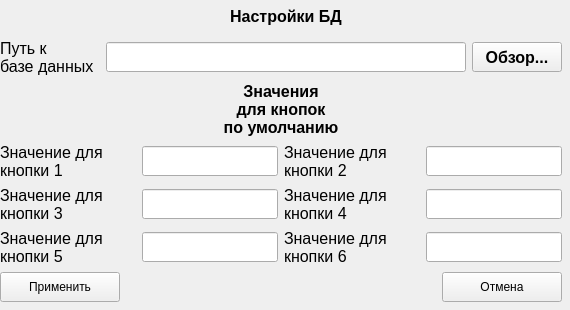
<?xml version="1.0" encoding="UTF-8"?>
<ui version="4.0">
 <class>SettingsForm</class>
 <widget class="QWidget" name="SettingsForm">
  <property name="windowModality">
   <enum>Qt::ApplicationModal</enum>
  </property>
  <property name="geometry">
   <rect>
    <x>0</x>
    <y>0</y>
    <width>570</width>
    <height>310</height>
   </rect>
  </property>
  <property name="minimumSize">
   <size>
    <width>570</width>
    <height>310</height>
   </size>
  </property>
  <property name="windowTitle">
   <string>Настройки</string>
  </property>
  <widget class="QWidget" name="verticalLayoutWidget">
   <property name="geometry">
    <rect>
     <x>0</x>
     <y>0</y>
     <width>562</width>
     <height>302</height>
    </rect>
   </property>
   <layout class="QVBoxLayout" name="main_vLayout">
    <item>
     <layout class="QGridLayout" name="dbSettings_gLayout">
      <item row="1" column="1">
       <widget class="QLineEdit" name="dbPath_lineEd">
        <property name="sizePolicy">
         <sizepolicy hsizetype="Preferred" vsizetype="Fixed">
          <horstretch>0</horstretch>
          <verstretch>0</verstretch>
         </sizepolicy>
        </property>
        <property name="minimumSize">
         <size>
          <width>360</width>
          <height>30</height>
         </size>
        </property>
        <property name="font">
         <font>
          <family>Tahoma</family>
          <pointsize>10</pointsize>
          <bold>true</bold>
         </font>
        </property>
       </widget>
      </item>
      <item row="1" column="2">
       <widget class="QPushButton" name="locateDB_btn">
        <property name="sizePolicy">
         <sizepolicy hsizetype="Preferred" vsizetype="Fixed">
          <horstretch>0</horstretch>
          <verstretch>0</verstretch>
         </sizepolicy>
        </property>
        <property name="minimumSize">
         <size>
          <width>80</width>
          <height>30</height>
         </size>
        </property>
        <property name="font">
         <font>
          <family>Tahoma</family>
          <pointsize>12</pointsize>
          <bold>true</bold>
         </font>
        </property>
        <property name="text">
         <string>Обзор...</string>
        </property>
       </widget>
      </item>
      <item row="1" column="0">
       <widget class="QLabel" name="dbPath_lbl">
        <property name="minimumSize">
         <size>
          <width>100</width>
          <height>30</height>
         </size>
        </property>
        <property name="font">
         <font>
          <family>Tahoma</family>
          <pointsize>12</pointsize>
          <bold>false</bold>
         </font>
        </property>
        <property name="text">
         <string>Путь к
базе данных</string>
        </property>
        <property name="textFormat">
         <enum>Qt::PlainText</enum>
        </property>
       </widget>
      </item>
      <item row="0" column="1">
       <widget class="QLabel" name="db_lbl">
        <property name="font">
         <font>
          <family>Tahoma</family>
          <pointsize>12</pointsize>
          <bold>true</bold>
         </font>
        </property>
        <property name="text">
         <string>Настройки БД</string>
        </property>
        <property name="alignment">
         <set>Qt::AlignCenter</set>
        </property>
       </widget>
      </item>
     </layout>
    </item>
    <item>
     <layout class="QGridLayout" name="defBtn_gLayout">
      <item row="2" column="0">
       <widget class="QLabel" name="defBtn1_lbl">
        <property name="minimumSize">
         <size>
          <width>120</width>
          <height>30</height>
         </size>
        </property>
        <property name="font">
         <font>
          <family>Tahoma</family>
          <pointsize>12</pointsize>
          <bold>false</bold>
         </font>
        </property>
        <property name="text">
         <string>Значение для
кнопки 1</string>
        </property>
       </widget>
      </item>
      <item row="3" column="2">
       <widget class="QLabel" name="defBtn4_lbl">
        <property name="minimumSize">
         <size>
          <width>120</width>
          <height>30</height>
         </size>
        </property>
        <property name="font">
         <font>
          <family>Tahoma</family>
          <pointsize>12</pointsize>
          <bold>false</bold>
         </font>
        </property>
        <property name="text">
         <string>Значение для
кнопки 4</string>
        </property>
       </widget>
      </item>
      <item row="2" column="2">
       <widget class="QLabel" name="defBtn2_lbl">
        <property name="minimumSize">
         <size>
          <width>120</width>
          <height>30</height>
         </size>
        </property>
        <property name="font">
         <font>
          <family>Tahoma</family>
          <pointsize>12</pointsize>
          <bold>false</bold>
         </font>
        </property>
        <property name="text">
         <string>Значение для
кнопки 2</string>
        </property>
       </widget>
      </item>
      <item row="1" column="0" colspan="4">
       <widget class="QLabel" name="defBtn_lbl">
        <property name="minimumSize">
         <size>
          <width>100</width>
          <height>30</height>
         </size>
        </property>
        <property name="font">
         <font>
          <family>Tahoma</family>
          <pointsize>12</pointsize>
          <bold>true</bold>
         </font>
        </property>
        <property name="text">
         <string>Значения
для кнопок
по умолчанию</string>
        </property>
        <property name="alignment">
         <set>Qt::AlignCenter</set>
        </property>
       </widget>
      </item>
      <item row="3" column="0">
       <widget class="QLabel" name="defBtn3_lbl">
        <property name="minimumSize">
         <size>
          <width>120</width>
          <height>30</height>
         </size>
        </property>
        <property name="font">
         <font>
          <family>Tahoma</family>
          <pointsize>12</pointsize>
          <bold>false</bold>
         </font>
        </property>
        <property name="text">
         <string>Значение для
кнопки 3</string>
        </property>
       </widget>
      </item>
      <item row="2" column="1">
       <widget class="QLineEdit" name="defBtn1_lnEd">
        <property name="sizePolicy">
         <sizepolicy hsizetype="Preferred" vsizetype="Fixed">
          <horstretch>0</horstretch>
          <verstretch>0</verstretch>
         </sizepolicy>
        </property>
        <property name="minimumSize">
         <size>
          <width>60</width>
          <height>30</height>
         </size>
        </property>
        <property name="font">
         <font>
          <family>Tahoma</family>
          <pointsize>10</pointsize>
          <bold>true</bold>
         </font>
        </property>
        <property name="inputMethodHints">
         <set>Qt::ImhDigitsOnly</set>
        </property>
        <property name="maxLength">
         <number>8</number>
        </property>
       </widget>
      </item>
      <item row="2" column="3">
       <widget class="QLineEdit" name="defBtn2_lnEd">
        <property name="sizePolicy">
         <sizepolicy hsizetype="Preferred" vsizetype="Fixed">
          <horstretch>0</horstretch>
          <verstretch>0</verstretch>
         </sizepolicy>
        </property>
        <property name="minimumSize">
         <size>
          <width>60</width>
          <height>30</height>
         </size>
        </property>
        <property name="font">
         <font>
          <family>Tahoma</family>
          <pointsize>10</pointsize>
          <bold>true</bold>
         </font>
        </property>
        <property name="inputMethodHints">
         <set>Qt::ImhDigitsOnly</set>
        </property>
        <property name="maxLength">
         <number>8</number>
        </property>
       </widget>
      </item>
      <item row="4" column="0">
       <widget class="QLabel" name="defBtn5_lbl">
        <property name="minimumSize">
         <size>
          <width>120</width>
          <height>30</height>
         </size>
        </property>
        <property name="font">
         <font>
          <family>Tahoma</family>
          <pointsize>12</pointsize>
          <bold>false</bold>
         </font>
        </property>
        <property name="text">
         <string>Значение для
кнопки 5</string>
        </property>
       </widget>
      </item>
      <item row="4" column="2">
       <widget class="QLabel" name="defBtn6_lbl">
        <property name="minimumSize">
         <size>
          <width>120</width>
          <height>30</height>
         </size>
        </property>
        <property name="font">
         <font>
          <family>Tahoma</family>
          <pointsize>12</pointsize>
          <bold>false</bold>
         </font>
        </property>
        <property name="text">
         <string>Значение для
кнопки 6</string>
        </property>
       </widget>
      </item>
      <item row="3" column="1">
       <widget class="QLineEdit" name="defBtn3_lnEd">
        <property name="sizePolicy">
         <sizepolicy hsizetype="Preferred" vsizetype="Fixed">
          <horstretch>0</horstretch>
          <verstretch>0</verstretch>
         </sizepolicy>
        </property>
        <property name="minimumSize">
         <size>
          <width>60</width>
          <height>30</height>
         </size>
        </property>
        <property name="font">
         <font>
          <family>Tahoma</family>
          <pointsize>10</pointsize>
          <bold>true</bold>
         </font>
        </property>
        <property name="inputMethodHints">
         <set>Qt::ImhDigitsOnly</set>
        </property>
        <property name="maxLength">
         <number>8</number>
        </property>
       </widget>
      </item>
      <item row="3" column="3">
       <widget class="QLineEdit" name="defBtn4_lnEd">
        <property name="sizePolicy">
         <sizepolicy hsizetype="Preferred" vsizetype="Fixed">
          <horstretch>0</horstretch>
          <verstretch>0</verstretch>
         </sizepolicy>
        </property>
        <property name="minimumSize">
         <size>
          <width>60</width>
          <height>30</height>
         </size>
        </property>
        <property name="font">
         <font>
          <family>Tahoma</family>
          <pointsize>10</pointsize>
          <bold>true</bold>
         </font>
        </property>
        <property name="inputMethodHints">
         <set>Qt::ImhDigitsOnly</set>
        </property>
        <property name="maxLength">
         <number>8</number>
        </property>
       </widget>
      </item>
      <item row="4" column="1">
       <widget class="QLineEdit" name="defBtn5_lnEd">
        <property name="sizePolicy">
         <sizepolicy hsizetype="Preferred" vsizetype="Fixed">
          <horstretch>0</horstretch>
          <verstretch>0</verstretch>
         </sizepolicy>
        </property>
        <property name="minimumSize">
         <size>
          <width>60</width>
          <height>30</height>
         </size>
        </property>
        <property name="font">
         <font>
          <family>Tahoma</family>
          <pointsize>10</pointsize>
          <bold>true</bold>
         </font>
        </property>
        <property name="inputMethodHints">
         <set>Qt::ImhDigitsOnly</set>
        </property>
        <property name="maxLength">
         <number>8</number>
        </property>
       </widget>
      </item>
      <item row="4" column="3">
       <widget class="QLineEdit" name="defBtn6_lnEd">
        <property name="sizePolicy">
         <sizepolicy hsizetype="Preferred" vsizetype="Fixed">
          <horstretch>0</horstretch>
          <verstretch>0</verstretch>
         </sizepolicy>
        </property>
        <property name="minimumSize">
         <size>
          <width>60</width>
          <height>30</height>
         </size>
        </property>
        <property name="font">
         <font>
          <family>Tahoma</family>
          <pointsize>10</pointsize>
          <bold>true</bold>
         </font>
        </property>
        <property name="inputMethodHints">
         <set>Qt::ImhDigitsOnly</set>
        </property>
        <property name="maxLength">
         <number>8</number>
        </property>
       </widget>
      </item>
     </layout>
    </item>
    <item>
     <layout class="QGridLayout" name="control_gLayout">
      <item row="0" column="2">
       <widget class="QPushButton" name="denyAndExit_btn">
        <property name="sizePolicy">
         <sizepolicy hsizetype="Preferred" vsizetype="Fixed">
          <horstretch>0</horstretch>
          <verstretch>0</verstretch>
         </sizepolicy>
        </property>
        <property name="minimumSize">
         <size>
          <width>120</width>
          <height>30</height>
         </size>
        </property>
        <property name="text">
         <string>Отмена</string>
        </property>
       </widget>
      </item>
      <item row="0" column="0">
       <widget class="QPushButton" name="applyCfg_btn">
        <property name="sizePolicy">
         <sizepolicy hsizetype="Preferred" vsizetype="Fixed">
          <horstretch>0</horstretch>
          <verstretch>0</verstretch>
         </sizepolicy>
        </property>
        <property name="minimumSize">
         <size>
          <width>120</width>
          <height>30</height>
         </size>
        </property>
        <property name="text">
         <string>Применить</string>
        </property>
       </widget>
      </item>
      <item row="0" column="1">
       <spacer name="control_btnspacer_hSpacer">
        <property name="orientation">
         <enum>Qt::Horizontal</enum>
        </property>
        <property name="sizeHint" stdset="0">
         <size>
          <width>40</width>
          <height>20</height>
         </size>
        </property>
       </spacer>
      </item>
     </layout>
    </item>
   </layout>
  </widget>
 </widget>
 <resources/>
 <connections/>
</ui>
